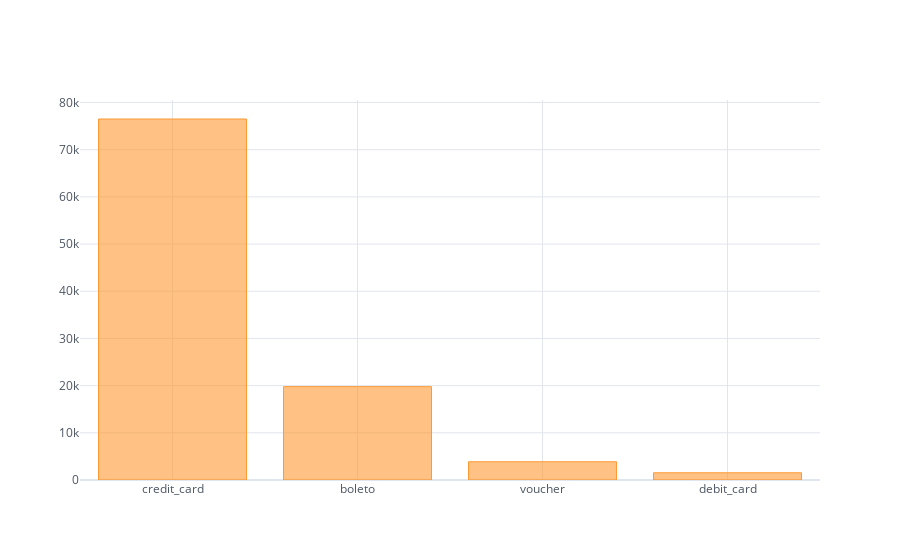

The cell this chart's notebook holds for it:
### Code cell
payments = payments[payments['payment_type'] != 'not_defined']
payment_type_count = payments.groupby('payment_type')['order_id'].nunique().sort_values(ascending=False)
payment_type_count.iplot(kind='bar', theme='white')

### Figure 1 — Plotly figure (JSON) as saved in the notebook; plotly's stock layout.template omitted (floating-point values rounded to 4 significant figures)
{"data": [{"marker": {"color": "rgba(255, 153, 51, 0.6)", "line": {"color": "rgba(255, 153, 51, 1.0)", "width": 1}}, "name": "order_id", "orientation": "v", "text": "", "type": "bar", "x": ["credit_card", "boleto", "voucher", "debit_card"], "y": [76505, 19784, 3866, 1528]}], "layout": {"legend": {"bgcolor": "#FFFFFF", "font": {"color": "#4D5663"}}, "paper_bgcolor": "#FFFFFF", "plot_bgcolor": "#FFFFFF", "title": {"font": {"color": "#4D5663"}}, "xaxis": {"gridcolor": "#E1E5ED", "showgrid": true, "tickfont": {"color": "#4D5663"}, "title": {"font": {"color": "#4D5663"}, "text": ""}, "zerolinecolor": "#E1E5ED"}, "yaxis": {"gridcolor": "#E1E5ED", "showgrid": true, "tickfont": {"color": "#4D5663"}, "title": {"font": {"color": "#4D5663"}, "text": ""}, "zerolinecolor": "#E1E5ED"}}}
